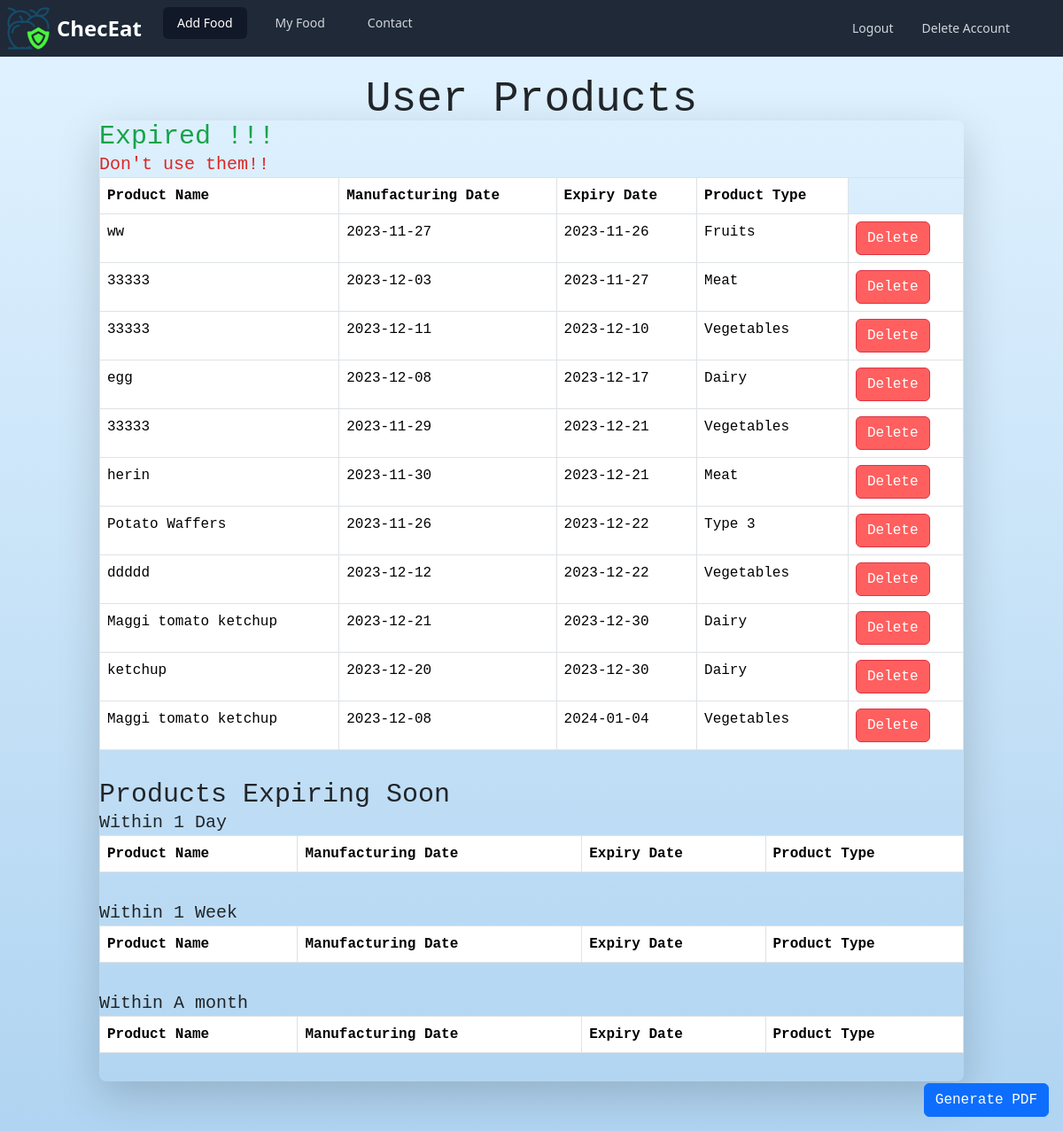
Screenshot of /user_products (signed in) with the database file from the repository.
### tables this page shows
CREATE TABLE products (
    id INTEGER PRIMARY KEY,
    user_id INTEGER,
    product_name TEXT,
    manufacturing_date TEXT,
    expiry_date TEXT,
    product_type TEXT,
    FOREIGN KEY (user_id) REFERENCES users(id)
);

### app.py (the view)
@app.route("/user_products")
@login_required
def user_products():
    user_id = session["user_id"]
    today = datetime.date.today()
    products = db.execute("SELECT * FROM products WHERE user_id = ? ORDER BY expiry_date ASC", user_id)
    one_month = today + datetime.timedelta(days=30)
    one_week = today + datetime.timedelta(days=7)
    one_day = today + datetime.timedelta(days=1)
    close_to_expiry = {'one_month': [], 'one_week': [], 'one_day': []}
    expired_products = []
    for product in products:
        expiry_date = datetime.datetime.strptime(product['expiry_date'], '%Y-%m-%d').date()
        if expiry_date <= today:
            expired_products.append(product)
        elif expiry_date <= one_day:
            close_to_expiry['one_day'].append(product)
        elif expiry_date <= one_week:
            close_to_expiry['one_week'].append(product)
        elif expiry_date <= one_month:
            close_to_expiry['one_month'].append(product)
    return render_template("user_products.html", close_to_expiry=close_to_expiry, expired_products=expired_products)

### helpers.py (called while the page is built)
def login_required(f):
    @wraps(f)
    def decorated_function(*args, **kwargs):
        if 'user_id' not in session:
            flash('Please log in to access this page.', 'error')
            return redirect('/login')
        return f(*args, **kwargs)
    return decorated_function

### templates/user_products.html (shortened to what this page needs)
{% extends "layout.html" %}
{% block body %}
<section class="container mx-auto p-6 font-mono">
    <h1 class="text-5xl">User Products</h1>
    <div class="w-full mb-8 overflow-hidden rounded-lg shadow-lg">
        <div class="w-full overflow-x-auto">
            <h2 class="text-3xl text-green-600">Expired !!!</h2>
            <h3 class="text-xl text-red-600">Don't use them!!</h3>
            <table class="table table-bordered mb-8">
                <thead>
                    <tr>
                        <th>Product Name</th>
                        <th>Manufacturing Date</th>
                        <th>Expiry Date</th>
                        <th>Product Type</th>
                    </tr>
                </thead>
                <tbody>
                    {% for product in expired_products %}
                    <tr>
                        <td>{{ product.product_name }}</td>
                        <td>{{ product.manufacturing_date }}</td>
                        <td>{{ product.expiry_date }}</td>
                        <td>{{ product.product_type }}</td>
                        <td>
                            <form action="/delete/{{ product.id }}" method="post">
                                <button type="submit" class="btn btn-danger" style="background-color: #ff5f5f;">Delete</button>
                            </form>
                        </td>
                    </tr>
                    {% endfor %}
                </tbody>
            </table>
            <h2 class="text-3xl">Products Expiring Soon</h2>
            <h3 class="text-xl">Within 1 Day</h3>
            <table class="table table-bordered mb-8">
                <thead>
                    <tr>
                        <th>Product Name</th>
                        <th>Manufacturing Date</th>
                        <th>Expiry Date</th>
                        <th>Product Type</th>
                    </tr>
                </thead>
            </table>
            <h3 class="text-xl">Within 1 Week</h3>
            <table class="table table-bordered mb-8">
                <thead>
                    <tr>
                        <th>Product Name</th>
                        <th>Manufacturing Date</th>
                        <th>Expiry Date</th>
                        <th>Product Type</th>
                    </tr>
                </thead>
            </table>
            <h3 class="text-xl">Within A month</h3>
            <table class="table table-bordered mb-8">
                <thead>
                    <tr>
                        <th>Product Name</th>
                        <th>Manufacturing Date</th>
                        <th>Expiry Date</th>
                        <th>Product Type</th>
                    </tr>
                </thead>
            </table>
        </div>
    </div>
    <div class="fixed bottom-4 right-4">
        <button class="btn btn-primary" onclick="generatePDF()">Generate PDF</button>
    </div>
</section>
<script src="https://cdn.tailwindcss.com"></script>
{% endblock %}

### templates/layout.html (shortened to what this page needs)
<!DOCTYPE html>
<html lang="en">
<head>
    <link href="/static/style.css" rel="stylesheet">
    <script src="https://cdn.tailwindcss.com"></script>
    <link href="https://cdn.jsdelivr.net/npm/bootstrap@5.3.2/dist/css/bootstrap.min.css" rel="stylesheet">
</head>
<body>
</head>
<body>
  <nav class="bg-gray-800">
    <div class="mx-auto max-w-7xl px-2 sm:px-6 lg:px-8">
      <div class="relative flex h-16 items-center justify-between">
        <div class="flex flex-1 items-center justify-center sm:items-stretch sm:justify-start">
          <div class="flex flex-shrink-0 items-center">
            <img class="h-12 w-12" src="static/icons8-food-safety-64 (1).png" alt="ChecEat">
            <span class="text-white text-2xl ml-2 font-semibold">ChecEat</span>
          </div>
          <div class="hidden sm:ml-6 sm:block">
            <div class="flex space-x-4">
              <a href="/add" class="bg-gray-900 text-white rounded-md px-3 py-2 text-sm font-medium" aria-current="page">Add Food</a>
              <a href="/user_products" class="text-gray-300 hover:bg-gray-700 hover:text-white rounded-md px-3 py-2 text-sm font-medium">My Food</a>
              <a href="https://www.linkedin.com/in/herinsoni" class="text-gray-300 hover:bg-gray-700 hover:text-white rounded-md px-3 py-2 text-sm font-medium">Contact</a>    </div>
          </div>
        </div>
        <div class="absolute inset-y-0 right-0 flex items-center pr-2 sm:static sm:inset-auto sm:ml-6 sm:pr-0">
          <a href="/logout" class="text-gray-300 hover:bg-gray-700 hover:text-white rounded-md px-3 py-2 text-sm font-medium">Logout</a>
          <a href="/deregister" class="text-gray-300 hover:bg-gray-700 hover:text-white rounded-md px-3 py-2 text-sm font-medium">Delete Account</a>
        <div class="absolute inset-y-0 right-0 flex items-center pr-2 sm:static sm:inset-auto sm:ml-6 sm:pr-0">
          <button type="button" class="relative flex rounded-full bg-gray-800 text-sm focus:outline-none focus:ring-2 focus:ring-white focus:ring-offset-2 focus:ring-offset-gray-800" id="user-menu-button" x-ref="button" @click="onButtonClick()" @keyup.space.prevent="onButtonEnter()" @keydown.enter.prevent="onButtonEnter()" aria-expanded="false" aria-haspopup="true" x-bind:aria-expanded="open.toString()" @keydown.arrow-up.prevent="onArrowUp()" @keydown.arrow-down.prevent="onArrowDown()">
            <span class="absolute -inset-1.5"></span>
             </button>
        </div>
      </div>
    </div>
  </nav>
{% block body %}
{% endblock %}
</body>
</html>

### static/style.css (style rules this page uses)
html { height: 100%; }
body { margin: 0; padding: 0; font-family: sans-serif; background: linear-gradient(#e2f3ff, #b0d4f1); }
body { font-family: Arial, sans-serif; line-height: 1.6; margin: 20px; padding: 0; }
h1 { text-align: center; margin-bottom: 20px; }
h2 { margin-top: 30px; }
table { width: 100%; border-collapse: collapse; margin-bottom: 30px; }
th, td { border: 1px solid #ddd; padding: 8px; text-align: left; }
th { background-color: #f2f2f2; }
tr:nth-child(even) { background-color: #f9f9f9; }

### rows the page displays
products: product_name "ww", manufacturing_date "2023-11-27", expiry_date "2023-11-26", product_type "Fruits"
products: product_name "33333", manufacturing_date "2023-12-03", expiry_date "2023-11-27", product_type "Meat"
products: product_name "33333", manufacturing_date "2023-12-11", expiry_date "2023-12-10", product_type "Vegetables"
products: product_name "egg", manufacturing_date "2023-12-08", expiry_date "2023-12-17", product_type "Dairy"
products: product_name "33333", manufacturing_date "2023-11-29", expiry_date "2023-12-21", product_type "Vegetables"
products: product_name "herin", manufacturing_date "2023-11-30", expiry_date "2023-12-21", product_type "Meat"
products: product_name "Potato Waffers", manufacturing_date "2023-11-26", expiry_date "2023-12-22", product_type "Type 3"
products: product_name "ddddd", manufacturing_date "2023-12-12", expiry_date "2023-12-22", product_type "Vegetables"
products: product_name "Maggi tomato ketchup", manufacturing_date "2023-12-21", expiry_date "2023-12-30", product_type "Dairy"
products: product_name "ketchup", manufacturing_date "2023-12-20", expiry_date "2023-12-30", product_type "Dairy"
products: product_name "Maggi tomato ketchup", manufacturing_date "2023-12-08", expiry_date "2024-01-04", product_type "Vegetables"
